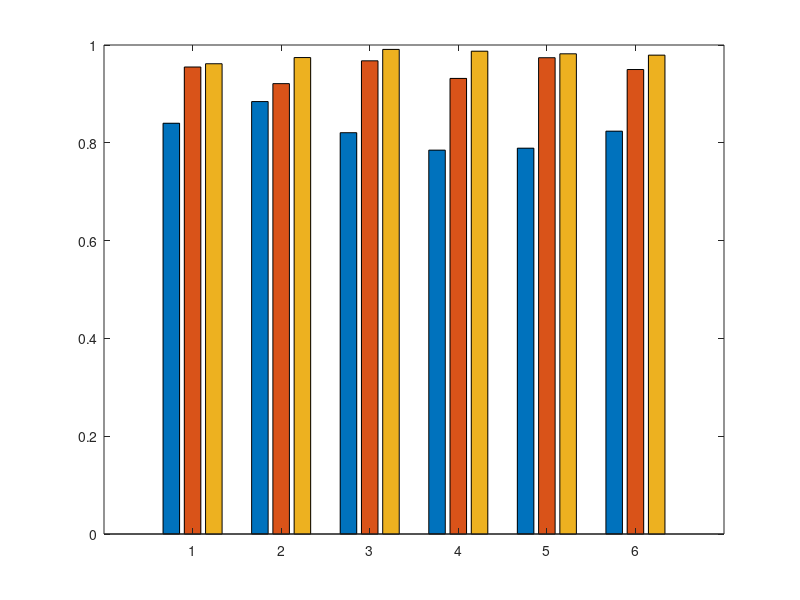

This chart was generated by the following MATLAB code: (Note: this script raises an error after producing the figure.)
clear; clc;
%%
S1.name = "mxw";
S1.KNN_res.emg = 0.738;
S1.KNN_res.amode = 0.953;
S1.KNN_res.fusion = 0.96967;
S1.SVM_res.emg = 0.854;
S1.SVM_res.amode = 0.95733;
S1.SVM_res.fusion = 0.96167;
S1.LDA_res.emg = 0.84;
S1.LDA_res.amode = 0.955;
S1.LDA_res.fusion = 0.96167;
%%
S2.name = "lyz";
S2.KNN_res.emg = 0.88467;
S2.KNN_res.amode = 0.915;
S2.KNN_res.fusion = 0.949;
S2.SVM_res.emg = 0.89667;
S2.SVM_res.amode = 0.89767;
S2.SVM_res.fusion = 0.96667;
S2.LDA_res.emg = 0.88433;
S2.LDA_res.amode = 0.921;
S2.LDA_res.fusion = 0.97433;
%%
S3.name = "wyx";
S3.KNN_res.emg = 0.76467;
S3.KNN_res.amode = 0.96533;
S3.KNN_res.fusion = 0.985;
S3.SVM_res.emg = 0.84567;
S3.SVM_res.amode = 0.97733;
S3.SVM_res.fusion = 0.98967;
S3.LDA_res.emg = 0.82067;
S3.LDA_res.amode = 0.96767;
S3.LDA_res.fusion = 0.991;
%%
S4.name = "zht";
S4.KNN_res.emg = 0.77533;
S4.KNN_res.amode = 0.94233;
S4.KNN_res.fusion = 0.96967;
S4.SVM_res.emg = 0.83767;
S4.SVM_res.amode = 0.905;
S4.SVM_res.fusion = 0.95067;
S4.LDA_res.emg = 0.785;
S4.LDA_res.amode = 0.93167;
S4.LDA_res.fusion = 0.98733;
%%
S5.name = "fsy";
S5.KNN_res.emg = 0.721;
S5.KNN_res.amode = 0.939;
S5.KNN_res.fusion = 0.968;
S5.SVM_res.emg = 0.80333;
S5.SVM_res.amode = 0.95233;
S5.SVM_res.fusion = 0.97067;
S5.LDA_res.emg = 0.789;
S5.LDA_res.amode = 0.974;
S5.LDA_res.fusion = 0.982;
%%
subjects = {S1, S2, S3, S4, S5};
%% KNN
% res_arr = [];
% for i = 1 : 5
%     res_arr(i, 1) = subjects{i}.KNN_res.emg;
%     res_arr(i, 2) = subjects{i}.KNN_res.amode;
%     res_arr(i, 3) = subjects{i}.KNN_res.fusion;
% end
% ave = mean(res_arr);
% std = std(res_arr);
%% SVM
% res_arr = [];
% for i = 1 : 5
%     res_arr(i, 1) = subjects{i}.SVM_res.emg;
%     res_arr(i, 2) = subjects{i}.SVM_res.amode;
%     res_arr(i, 3) = subjects{i}.SVM_res.fusion;
% end
% ave = mean(res_arr);
% std = std(res_arr);
%% LDA
res_arr = [];
for i = 1 : 5
    res_arr(i, 1) = subjects{i}.LDA_res.emg;
    res_arr(i, 2) = subjects{i}.LDA_res.amode;
    res_arr(i, 3) = subjects{i}.LDA_res.fusion;
end
ave = mean(res_arr);
std = std(res_arr);
%%
figure(1);
res_arr(end + 1, :) = ave;
hBar = bar(res_arr);
ctr=transpose(zeros(size(res_arr)));
ydt=transpose(zeros(size(res_arr)));
for k1 = 1:size(res_arr,2)
    ctr(k1,1:size(res_arr,1)) = bsxfun(@plus, hBar(k1).XData, hBar(k1).XOffset');
    ydt(k1,1:size(res_arr,1)) = hBar(k1).YData;
end
hBar(1).FaceColor = "#8DA0CB";
hBar(2).FaceColor = "#FC8D62";
% hBar(2).FaceColor = "#C0504D";
hBar(3).FaceColor = "#66C2A9";
ctr=transpose(ctr);
ydt=transpose(ydt);
hold on
errorbar(ctr(6, :), ydt(6, :), std,'.k','CapSize',5,'MarkerSize',6, 'LineWidth', 1.2);
box off;
set(gca, 'XTickLabel', {'S1' 'S2' 'S3' 'S4' 'S5' 'AVE'});
% legend('EMG', 'A mode', 'EMG + A mode');
xlabel('');
ylabel('\fontsize{14}\fontname{Times New Roman}Classification accururacy');
set(gca,'fontname','Times New Roman');
set(gca,'fontsize',12);
set(gca,'linewidth',1.5);
ylim([0.5, 1]);
mid_x = mean([ctr(5, 2), ctr(6, 2)]);
ylim_val = get(gca, 'ylim');
line([mid_x mid_x], ylim_val, 'linewidth', 1.2, 'LineStyle', '--', 'Color', 'r');
ll = yline(0.95, 'linewidth', 1.2, 'lineStyle', '--');
legend('EMG', 'Amode', 'Fusion');